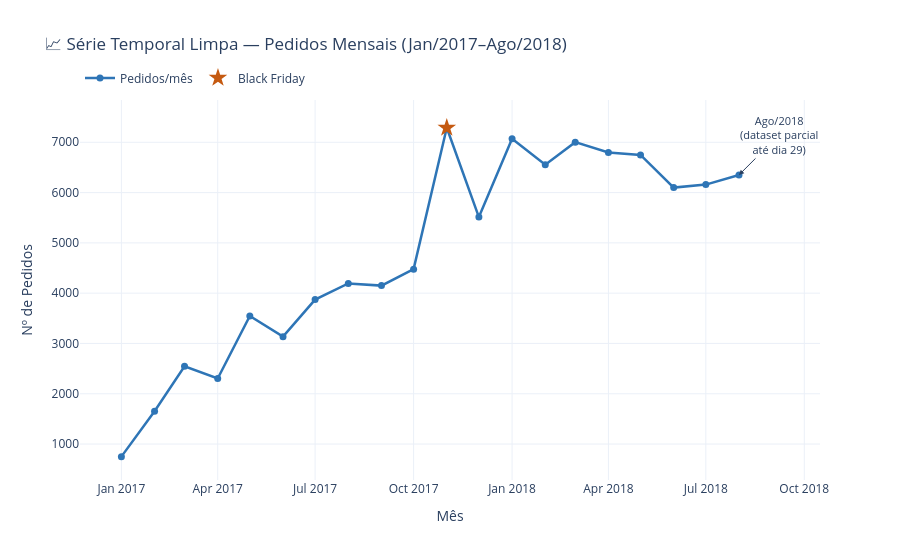

Notebook code for this chart:
### Markdown cell above
## 6. Visualização da Série Final

### Code cell
fig = go.Figure()

fig.add_trace(go.Scatter(
    x=serie_limpa['ds'],
    y=serie_limpa['qtd_pedidos'],
    mode='lines+markers',
    name='Pedidos/mês',
    line=dict(color=COR_AZUL, width=2.5),
    marker=dict(size=7)
))

# Marcar Black Friday
bf = serie_limpa[serie_limpa['ds'] == '2017-11-01']
fig.add_trace(go.Scatter(
    x=bf['ds'],
    y=bf['qtd_pedidos'],
    mode='markers',
    name='Black Friday',
    marker=dict(color=COR_LARANJA, size=14, symbol='star')
))

# Anotação do último mês
fig.add_annotation(
    x=serie_limpa['ds'].iloc[-1],
    y=serie_limpa['qtd_pedidos'].iloc[-1],
    text='Ago/2018<br>(dataset parcial<br>até dia 29)',
    showarrow=True, arrowhead=2,
    ax=40, ay=-40,
    font=dict(size=11)
)

fig.update_layout(
    title='📈 Série Temporal Limpa — Pedidos Mensais (Jan/2017–Ago/2018)',
    xaxis_title='Mês',
    yaxis_title='Nº de Pedidos',
    template='plotly_white',
    hovermode='x unified',
    legend=dict(orientation='h', yanchor='bottom', y=1.02)
)
fig.show()

### Figure 1 — Plotly figure (JSON) as saved in the notebook; plotly's stock layout.template omitted (floating-point values rounded to 4 significant figures)
{"data": [{"line": {"color": "#2E75B6", "width": 2.5}, "marker": {"size": 7}, "mode": "lines+markers", "name": "Pedidos/mês", "type": "scatter", "x": ["2017-01-01T00:00:00.000000", "2017-02-01T00:00:00.000000", "2017-03-01T00:00:00.000000", "2017-04-01T00:00:00.000000", "2017-05-01T00:00:00.000000", "2017-06-01T00:00:00.000000", "2017-07-01T00:00:00.000000", "2017-08-01T00:00:00.000000", "2017-09-01T00:00:00.000000", "2017-10-01T00:00:00.000000", "2017-11-01T00:00:00.000000", "2017-12-01T00:00:00.000000", "2018-01-01T00:00:00.000000", "2018-02-01T00:00:00.000000", "2018-03-01T00:00:00.000000", "2018-04-01T00:00:00.000000", "2018-05-01T00:00:00.000000", "2018-06-01T00:00:00.000000", "2018-07-01T00:00:00.000000", "2018-08-01T00:00:00.000000"], "y": [750, 1653, 2546, 2303, 3546, 3135, 3872, 4193, 4150, 4478, 7289, 5513, 7069, 6555, 7003, 6798, 6749, 6099, 6159, 6351]}, {"marker": {"color": "#C55A11", "size": 14, "symbol": "star"}, "mode": "markers", "name": "Black Friday", "type": "scatter", "x": ["2017-11-01T00:00:00.000000"], "y": [7289]}], "layout": {"annotations": [{"arrowhead": 2, "ax": 40, "ay": -40, "font": {"size": 11}, "showarrow": true, "text": "Ago/2018<br>(dataset parcial<br>até dia 29)", "x": "2018-08-01T00:00:00", "y": 6351}], "hovermode": "x unified", "legend": {"orientation": "h", "y": 1.02, "yanchor": "bottom"}, "title": {"text": "📈 Série Temporal Limpa — Pedidos Mensais (Jan/2017–Ago/2018)"}, "xaxis": {"title": {"text": "Mês"}}, "yaxis": {"title": {"text": "Nº de Pedidos"}}}}
